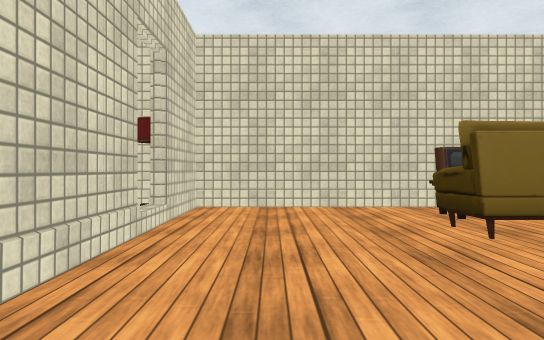
view 1 (above)

12 first-person views from a walk through a Unity game level. The camera is 0.68 m above the floor, looks level and sees 70° across. The floor is counted in squares, 1 m on a side. Each view is taken from the middle of a square. On the plan, view 1 faces up. The plan holds only what a view shows up to about 11 squares ahead; the rest is blank. The place goes on beyond the plan. Some surface patterns are stand-ins.

view 2
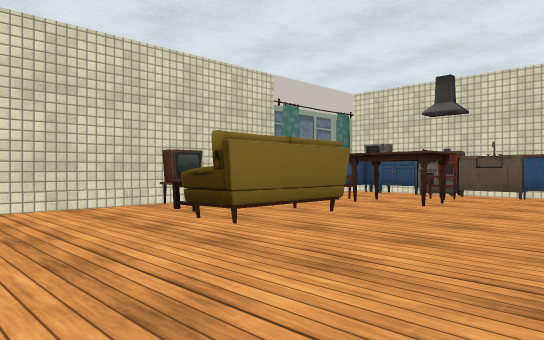

view 3
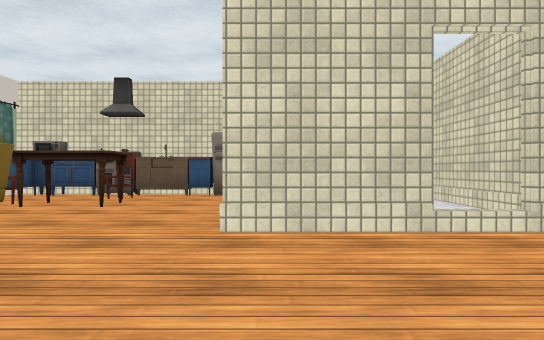

view 4
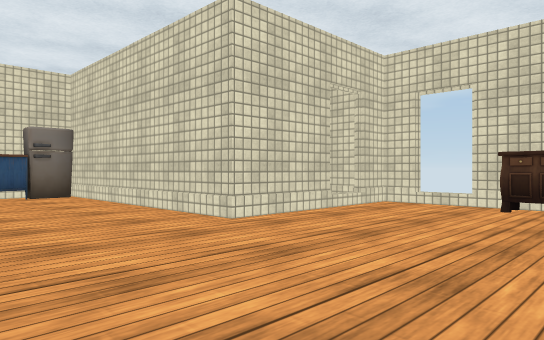

view 5
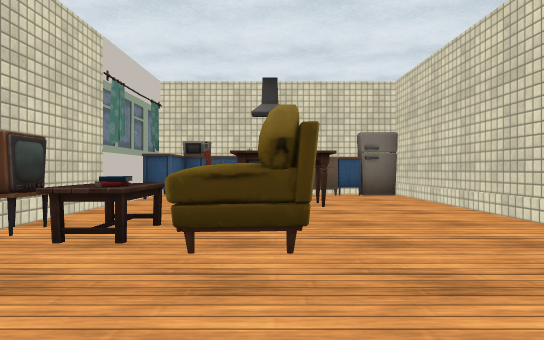

view 6
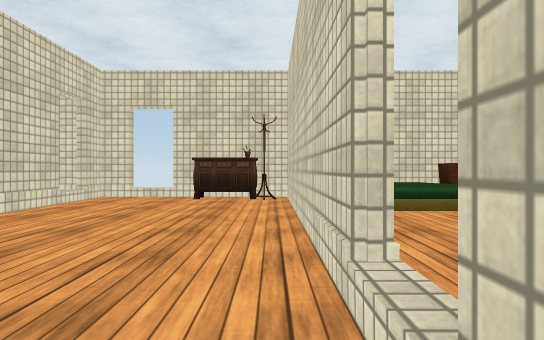

view 7
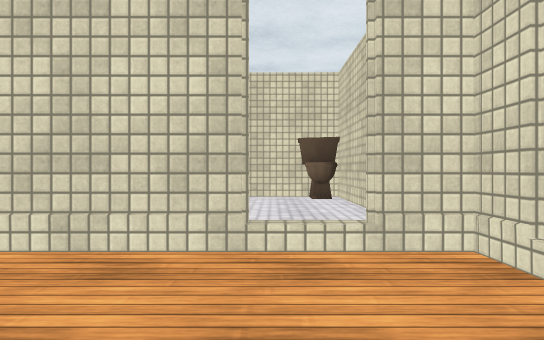

view 8
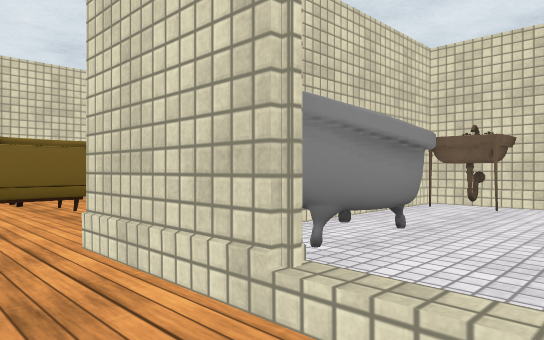

view 9
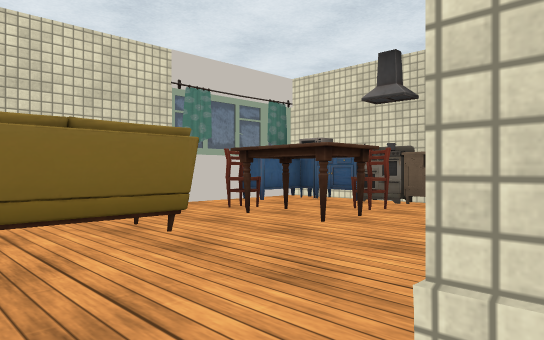

view 10
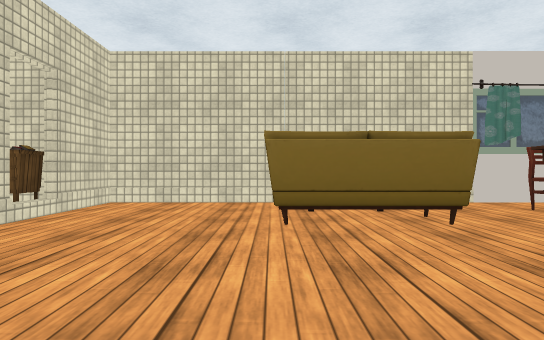

view 11
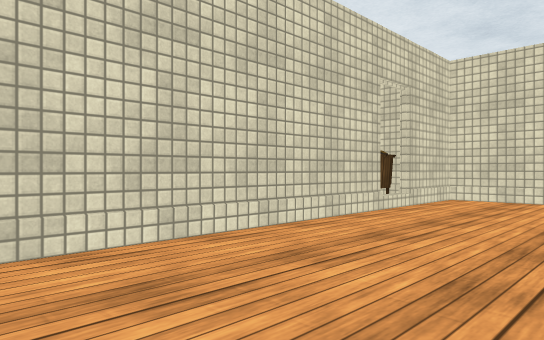

view 12
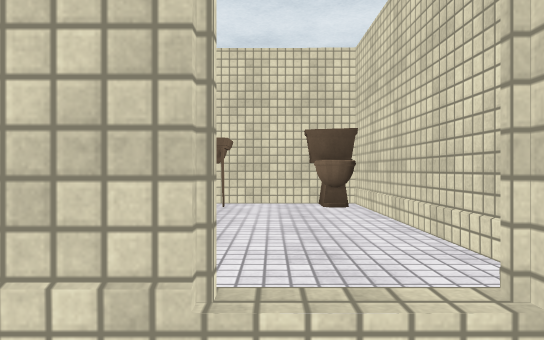

### Floor plan
Points are (right, up) in squares from view 1. A wall is a line through its corners. A room is listed if a view was taken in it or the views show most of it. See-through windows are left out.
Room 1 (views 1, 2, 3, 4, 5, 6, 7, 8, 9, 10, 11, 12)
walls: (7.4, 0.5) (9.9, 0.5); (3.5, 6.7) (3, 6.7) (2.8, 7.1); (3.1, 6.7) (3, 6.7); (3.3, 7.1) (-1.4, 7.1) (-1.4, -3.7) (9.9, -3.7) (9.9, 0.3); (9.4, 2.4) (9.4, 3.5); (3.2, -3.7) (3.2, 0.6); (-1.7, 4.1) (-1.2, 4.1); (9.5, 7.1) (4.4, 7.1)
low walls: (3.5, -2.6) (3.5, -1.6); (9.9, 2.5) (9.9, 3.5); (9.9, 4.9) (9.9, 6.5)
ways out: gap at (-2, 4.5); gap at (3, -2.5)
objects: other object (0, -3) to (1, -3); other object (2, 4) to (4, 5); other object (3, 5) to (4, 6); other object (3, 6); other object (4, -1) to (7, 0); other object (6, 3) to (7, 4); other object (6, 5); other object (8, 3); other object (9, -3); other object (9, -1) to (9, 0); other object (9, 1); other object (9, 5); other object (9, 6); other object (10, 2); other object (10, 4)

Positions as (right, up) in squares from view 1, and headings:
1: (0, 0), facing up
2: (-1, 0), facing up-right
3: (-1, 0), facing right
4: (-1, 4), facing down-right
5: (-1, 4), facing right
6: (-1, 6), facing down
7: (0, -2), facing right
8: (2, -3), facing up-right
9: (2, 0), facing up-right
10: (2, -1), facing up
11: (2, -2), facing up-left
12: (2, -2), facing right
